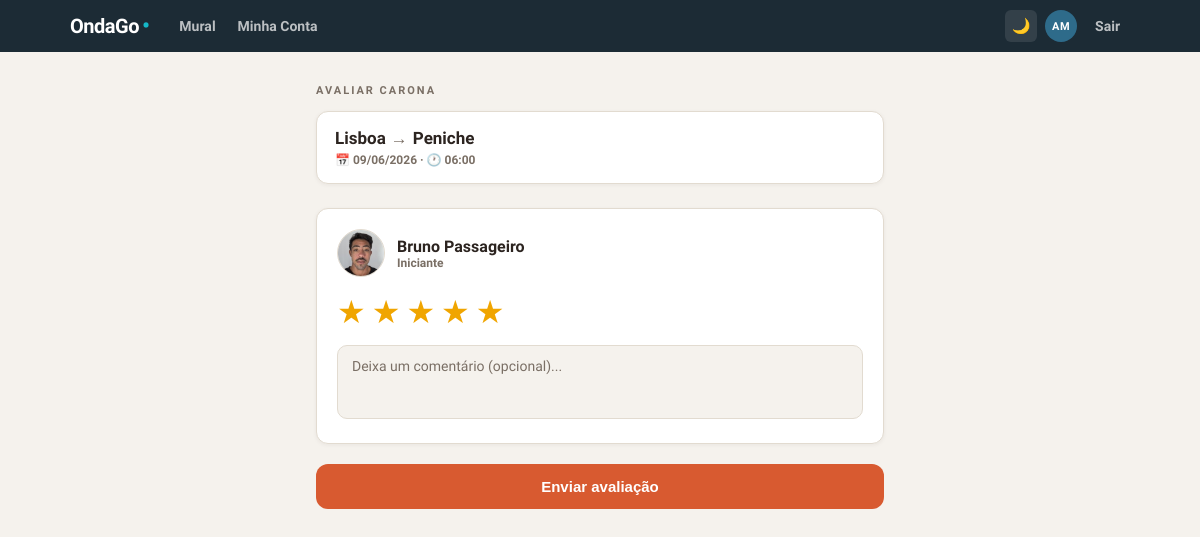
The page /avaliar/3 (signed in) on the database its author committed.
### models.py (models this page shows, shortened)
class Usuario(UserMixin, db.Model):
    __tablename__ = 'usuarios'
    id         = db.Column(db.Integer, primary_key=True)
    nome       = db.Column(db.String(100), nullable=False)
    email      = db.Column(db.String(150), unique=True, nullable=False)
    telefone   = db.Column(db.String(20), nullable=False)
    nivel      = db.Column(db.String(30), default='Iniciante')
    foto_url   = db.Column(db.String(300), default='')
    senha_hash = db.Column(db.String(256), nullable=False)
    criado_em  = db.Column(db.DateTime, default=datetime.utcnow)
    caronas    = db.relationship('Carona', backref='motorista', lazy=True)
    reservas   = db.relationship('Reserva', backref='passageiro', lazy=True)

class Carona(db.Model):
    __tablename__ = 'caronas'
    id            = db.Column(db.Integer, primary_key=True)
    motorista_id  = db.Column(db.Integer, db.ForeignKey('usuarios.id'), nullable=False)
    ponto_partida = db.Column(db.String(100), nullable=False)
    destino       = db.Column(db.String(100), nullable=False)
    data          = db.Column(db.String(10), nullable=False)
    hora          = db.Column(db.String(5), nullable=False)
    vagas_totais  = db.Column(db.Integer, nullable=False)
    tipo_prancha  = db.Column(db.String(30), default='Qualquer')
    criado_em     = db.Column(db.DateTime, default=datetime.utcnow)
    reservas      = db.relationship('Reserva', backref='carona', lazy=True)
    @property
    def expirada(self):
        try:
            dt = datetime.strptime(f"{self.data} {self.hora}", "%d/%m/%Y %H:%M")
            return datetime.now() > dt
        except:
            return False

### app.py (the view, shortened to what this page needs)
@app.route('/avaliar/<int:carona_id>', methods=['GET', 'POST'])
@login_required
def avaliar(carona_id):
    carona = Carona.query.get_or_404(carona_id)
    if not carona.expirada:
        flash('So podes avaliar apos a carona ser realizada.', 'erro')
        return redirect(url_for('minha_conta'))
    if current_user.id == carona.motorista_id:
        pessoas_a_avaliar = [r.passageiro for r in carona.reservas]
        tipo = 'passageiro'
    ja_avaliou = Avaliacao.query.filter_by(
        avaliador_id=current_user.id,
        carona_id=carona_id
    ).first()
    if ja_avaliou:
        flash('Ja avaliaste esta carona.', 'erro')
        return redirect(url_for('minha_conta'))
    return render_template('avaliar.html', carona=carona, pessoas=pessoas_a_avaliar, tipo=tipo)

### app.py (called while the page is built)
@login_manager.user_loader
def load_user(user_id):
    return Usuario.query.get(int(user_id))

@app.context_processor
def utility_processor():
    def media_avaliacoes(usuario_id, tipo):
        avals = Avaliacao.query.filter_by(avaliado_id=usuario_id, tipo=tipo).all()
        if not avals:
            return None
        return round(sum(a.nota for a in avals) / len(avals), 1)
    def total_avaliacoes(usuario_id, tipo):
        return Avaliacao.query.filter_by(avaliado_id=usuario_id, tipo=tipo).count()
    return dict(media_avaliacoes=media_avaliacoes, total_avaliacoes=total_avaliacoes)

### templates/avaliar.html (shortened to what this page needs)
{% extends "base.html" %}
{% block content %}
<div class="container">
    <p class="section-title">Avaliar carona</p>
    <div class="info-card">
        <h3>{{ carona.ponto_partida }}<span class="route-arrow">→</span>{{ carona.destino }}</h3>
        <p>📅 {{ carona.data }} · 🕐 {{ carona.hora }}</p>
    </div>
    <form method="POST">
        {% for pessoa in pessoas %}
        <div class="pessoa-card">
            <div class="pessoa-top">
                <div class="pessoa-avatar">
                    {% if pessoa.foto_url %}
                        <img src="{{ url_for('static', filename='uploads/' + pessoa.foto_url) }}" alt="Foto">
                    {% else %}
                        🏄
                    {% endif %}
                </div>
                <div>
                    <div class="pessoa-nome">{{ pessoa.nome }}</div>
                    <div class="pessoa-nivel">{{ pessoa.nivel }}</div>
                </div>
            </div>
            <div class="star-rating">
                {% for i in [5,4,3,2,1] %}
                <label for="star{{ i }}_{{ pessoa.id }}">★</label>
                {% endfor %}
            </div>
            <textarea name="comentario_{{ pessoa.id }}" rows="3" placeholder="Deixa um comentário (opcional)..."></textarea>
        </div>
        {% endfor %}
        <button type="submit" class="btn-enviar">Enviar avaliação</button>
    </form>
</div>
{% endblock %}

### templates/base.html (shortened to what this page needs)
<!DOCTYPE html>
<html lang="pt" data-theme="light">
<head>
</head>
<body>
<nav class="navbar">
    <div class="nav-inner">
        <a href="/" class="nav-logo">OndaGo<span class="logo-dot">•</span></a>
        <div class="nav-links" id="nav-links">
            <a href="/"
               class="nav-link {% if request.endpoint == 'index' %}active{% endif %}">Mural</a>
            {% if current_user.is_authenticated %}
                <a href="/minha_conta"
                   class="nav-link {% if request.endpoint == 'minha_conta' %}active{% endif %}">Minha Conta</a>
            {% endif %}
        </div>
        <div class="nav-right">
            <button class="theme-toggle" id="theme-btn" onclick="toggleTheme()" title="Modo escuro">🌙</button>
            {% if current_user.is_authenticated %}
                <div class="nav-avatar" title="{{ current_user.nome }}">{{ current_user.nome.split()[0][0] }}{% if current_user.nome.split()|length > 1 %}{{ current_user.nome.split()[-1][0] }}{% endif %}</div>
                <a href="/logout" class="nav-link">Sair</a>
            {% else %}
                <a href="/login"
                   class="nav-link {% if request.endpoint == 'login' %}active{% endif %}">Entrar</a>
                <a href="/registro" class="nav-btn">Criar conta</a>
            {% endif %}
        </div>
    </div>
</nav>
{% block content %}{% endblock %}
</body>
</html>

### templates/base.html (style rules this page uses)
:root { --bg: #F5F2ED; --card: #ffffff; --text: #2C2420; --text-muted: #7A6F65; --border: #E2DBD0; --shadow: rgba(44,36,32,0.06); --nav: #1C2B35; --teal: #15B8C8; --hero: #2E6B8A; --green: #0F6E56; --green-light: #E8F4F0; --red: #c62828; --red-light: #fdecea; --orange: #D85A30; }
* { margin: 0; padding: 0; box-sizing: border-box; }
body { font-family: 'Plus Jakarta Sans', sans-serif; background: var(--bg); color: var(--text); transition: background 0.3s, color 0.3s; }
.navbar { background: #1C2B35; height: 52px; width: 100%; position: sticky; top: 0; z-index: 200; }
.nav-inner { max-width: 1100px; margin: 0 auto; height: 100%; padding: 0 20px; display: flex; align-items: center; gap: 20px; }
.nav-logo { font-size: 20px; font-weight: 800; color: #ffffff; text-decoration: none; letter-spacing: -0.5px; flex-shrink: 0; display: flex; align-items: baseline; gap: 3px; }
.logo-dot { color: #15B8C8; font-size: 22px; line-height: 1; }
.nav-links { display: flex; align-items: center; gap: 2px; flex: 1; }
.nav-link { color: rgba(255,255,255,0.7); text-decoration: none; font-size: 14px; font-weight: 600; padding: 5px 10px; border-radius: 6px; transition: color 0.15s; white-space: nowrap; }
.nav-right { display: flex; align-items: center; gap: 8px; flex-shrink: 0; }
.theme-toggle { background: rgba(255,255,255,0.1); border: none; color: white; width: 32px; height: 32px; border-radius: 6px; cursor: pointer; font-size: 15px; display: flex; align-items: center; justify-content: center; transition: background 0.15s; }
.nav-avatar { width: 32px; height: 32px; border-radius: 50%; background: #2E6B8A; color: #ffffff; font-size: 11px; font-weight: 800; letter-spacing: 0.5px; display: flex; align-items: center; justify-content: center; flex-shrink: 0; text-transform: uppercase; }

### templates/avaliar.html (style rules this page uses)
.container { max-width: 600px; margin: 32px auto 100px; padding: 0 16px; }
.section-title { font-size: 11px; font-weight: 700; color: var(--text-muted); text-transform: uppercase; letter-spacing: 2px; margin-bottom: 14px; }
.info-card { background: var(--card); border-radius: 12px; padding: 16px 18px; margin-bottom: 24px; border: 0.5px solid var(--border); box-shadow: 0 1px 4px var(--shadow); }
.info-card h3 { font-size: 17px; font-weight: 800; margin-bottom: 4px; }
.info-card p { font-size: 12px; color: var(--text-muted); font-weight: 600; }
.route-arrow { color: var(--text-muted); font-weight: 400; margin: 0 5px; }
.pessoa-card { background: var(--card); border-radius: 12px; padding: 20px; margin-bottom: 12px; border: 0.5px solid var(--border); box-shadow: 0 1px 4px var(--shadow); }
.pessoa-top { display: flex; align-items: center; gap: 12px; margin-bottom: 16px; }
.pessoa-avatar { width: 48px; height: 48px; border-radius: 50%; background: var(--bg); border: 1.5px solid var(--border); display: flex; align-items: center; justify-content: center; font-size: 20px; overflow: hidden; flex-shrink: 0; }
.pessoa-avatar img { width: 100%; height: 100%; object-fit: cover; }
.pessoa-nome { font-size: 16px; font-weight: 800; }
.pessoa-nivel { font-size: 12px; color: var(--text-muted); font-weight: 600; }
.star-rating { display: flex; gap: 6px; margin-bottom: 14px; flex-direction: row-reverse; justify-content: flex-end; }
.star-rating label { font-size: 32px; color: #ddd; cursor: pointer; transition: color 0.15s; }
.star-rating input:checked ~ label, .star-rating label:hover, .star-rating label:hover ~ label { color: #f0a500; }
textarea { width: 100%; padding: 12px 14px; border: 0.5px solid var(--border); border-radius: 10px; font-size: 14px; font-family: inherit; background: var(--bg); color: var(--text); resize: none; outline: none; transition: border 0.2s; }
textarea::placeholder { color: var(--text-muted); }
.btn-enviar { width: 100%; background: #D85A30; color: white; padding: 14px; border: none; border-radius: 12px; font-size: 15px; font-weight: 800; cursor: pointer; margin-top: 8px; transition: opacity 0.15s; }

### rows shown on the page
Usuario: nome "A", nome "M"
Carona: ponto_partida "Lisboa", destino "Peniche", data "09/06/2026", hora "06:00"
Usuario: foto_url (picture), nome "Bruno Passageiro", nivel "Iniciante", id "Deixa um comentário (opcional)..."
